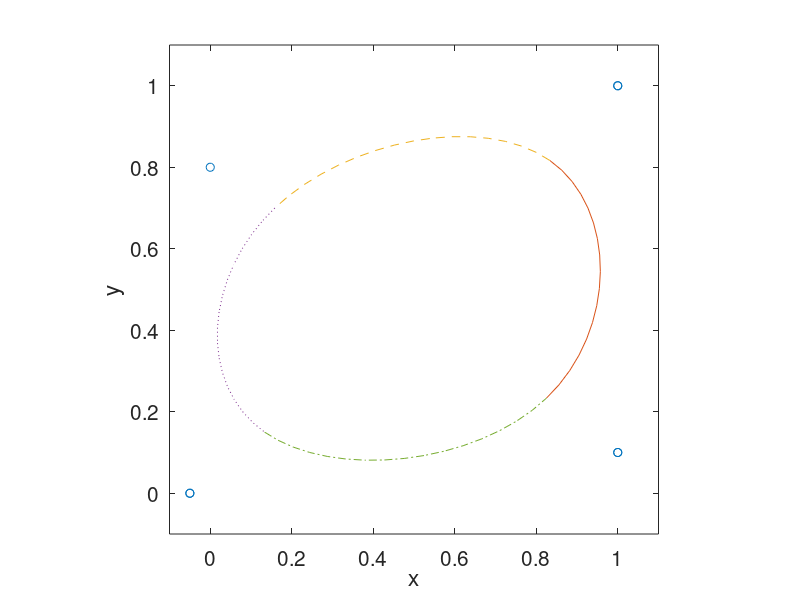

Source code (MATLAB):
%---------
% cubic B-spline reconstruction of a closed line
%-------

close all
clear all
axis square
hold on
axis([-0.1 1.1 -0.1 1.1])
box
xlabel('x','fontsize',15)
ylabel('y','fontsize',15)
set(gca,'fontsize',15)

%---
% knots are influence points
%---

N=4;
x=[-0.05 1.0 1.0 0.0];
y=[0.0 0.1 1.0 0.8];

x(N+1)=x(1); y(N+1)=y(1);   % wrap
x(N+2)=x(2); y(N+2)=y(2);
x(N+3)=x(3); y(N+3)=y(3);

plot(x,y,'o')

%---
% plotting
%---

npl=16; % points per segment

Dxi=1/npl;
Ic=0;

for i=2:5
 Ic=0;
for j=1:npl+1
 xi=(j-1.0)*Dxi;
 b3A=(1.0-xi)^3/6.0;
 b30=(4.0-6.0*xi^2+3.0*xi^3)/6.0;
 b31=(1.0+3.0*xi+3.0*xi^2-3.0*xi^3)/6.0;
 b32=xi^3/6.0;
 Ic=Ic+1;
 xline(Ic) = x(i-1)*b3A+x(i)*b30+x(i+1)*b31+x(i+2)*b32;
 yline(Ic) = y(i-1)*b3A+y(i)*b30+y(i+1)*b31+y(i+2)*b32;
end
 if(i==2)
 plot(xline,yline)
 elseif(i==3)
 plot(xline,yline,'--')
 elseif(i==4)
 plot(xline,yline,':')
 elseif(i==5)
 plot(xline,yline,'-.')
 end

end
